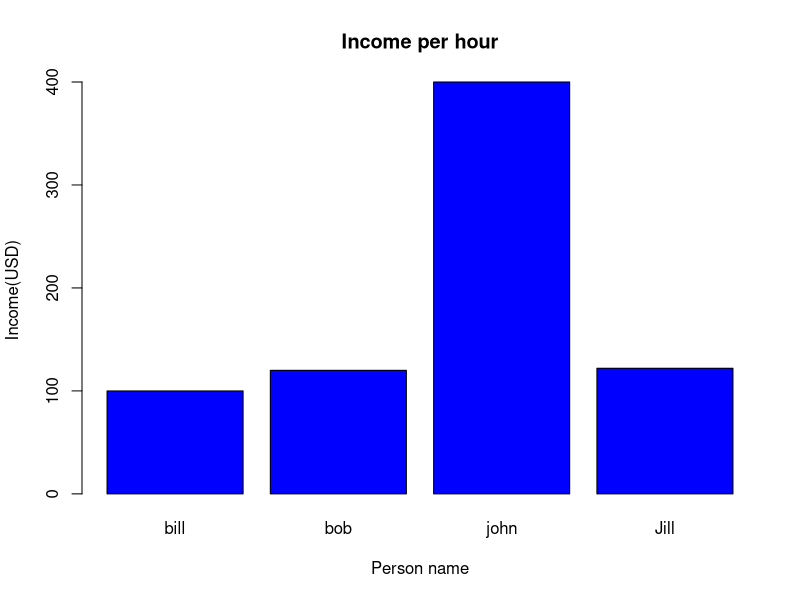

Write R code to recreate this figure.
# simple Bar plot

income = c(100, 120, 400 ,122)
Persons = c('bill','bob','john','Jill')



barplot(income,
        names.arg = Persons,
        col = 'blue',
        main = "Income per hour", 
        ylab = "Income(USD)", 
        xlab = "Person name")